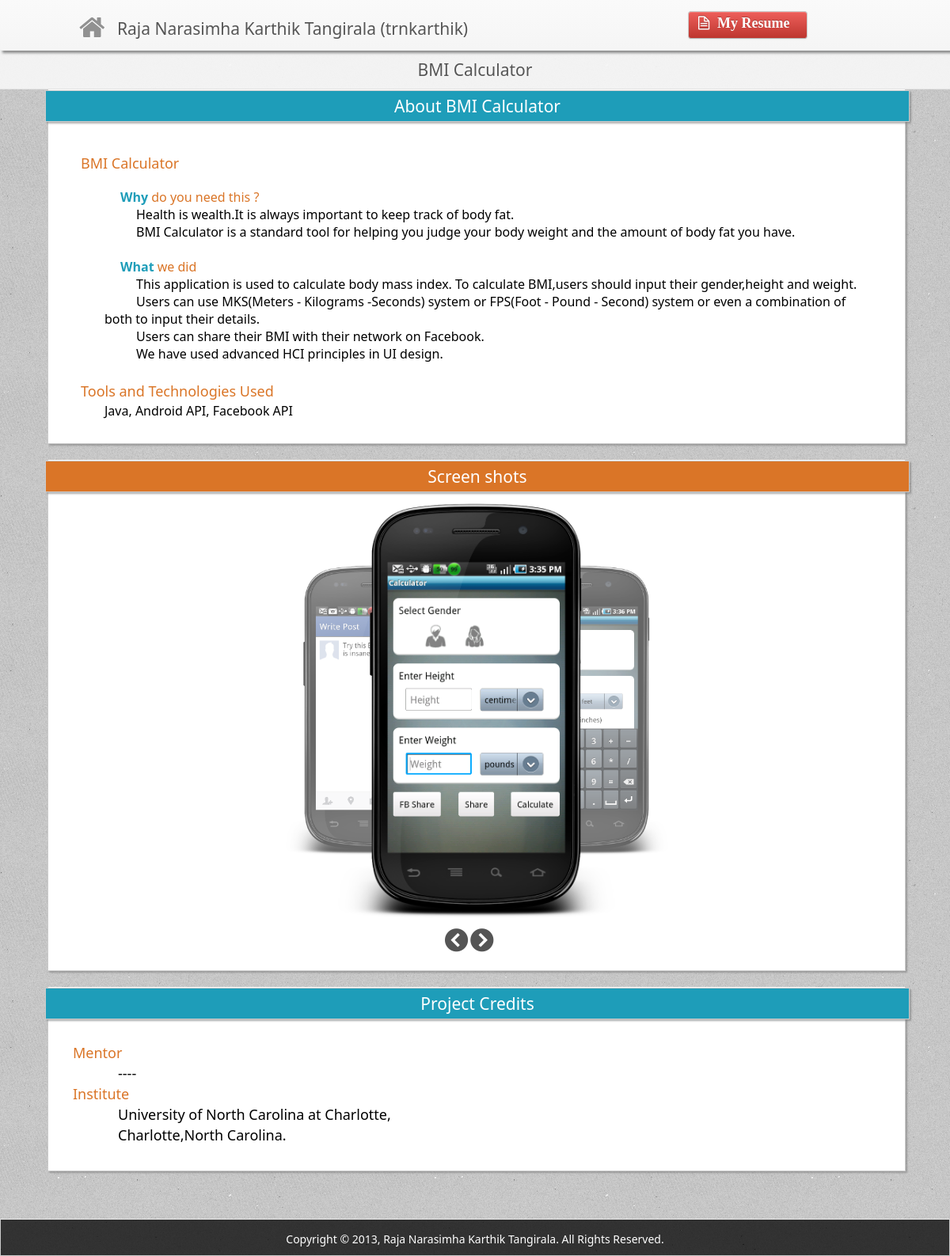
Page /project.php?id=5 on the committed database.
### tables this page shows
CREATE TABLE IF NOT EXISTS `projectdetails` (
  `ProjectID` int(11) NOT NULL AUTO_INCREMENT,
  `ProjectName` varchar(150) NOT NULL,
  `ProjectType` varchar(30) NOT NULL DEFAULT 'web',
  `ProjectRating` decimal(4,2) NOT NULL DEFAULT '5.00',
  `ProjectStartDate` date NOT NULL,
  `ProjectEndDate` date DEFAULT NULL,
  `ProjectTools` varchar(200) DEFAULT NULL,
  `ProjectDesc` text NOT NULL,
  `ProjectMiniDesc` varchar(200) NOT NULL,
  `ProjectCredits` varchar(1000) NOT NULL DEFAULT 'Project Credits',
  `ProjectURL` varchar(150) NOT NULL DEFAULT 'https://github.com/trnkarthik',
  `Visibility` tinyint(1) NOT NULL DEFAULT '1',
  PRIMARY KEY (`ProjectID`)
);

CREATE TABLE IF NOT EXISTS `projectimages` (
  `ProjectID` int(11) NOT NULL DEFAULT '0',
  `ImageID` int(11) NOT NULL AUTO_INCREMENT,
  `Visibility` tinyint(1) NOT NULL DEFAULT '1',
  PRIMARY KEY (`ProjectID`,`ImageID`),
  KEY `ImageID` (`ImageID`)
);

CREATE TABLE IF NOT EXISTS `imagedetails` (
  `ImageID` int(11) NOT NULL AUTO_INCREMENT,
  `ImageURL` varchar(150) NOT NULL DEFAULT 'images/1.png',
  `ImageDesc` varchar(350) NOT NULL,
  PRIMARY KEY (`ImageID`)
);

### project.php (the view, shortened to what this page needs)
<!DOCTYPE HTML PUBLIC "-//W3C//DTD HTML 4.01//EN" "http://www.w3.org/TR/html4/strict.dtd">
<html xmlns="http://www.w3.org/1999/xhtml">
<head>
	<link rel="stylesheet" href="css/my_main_style.css">
	<link rel="stylesheet" type="text/css" href="css/products_support_for_quicksand.css" />
	<link rel="stylesheet" href="font-awesome/css/font-awesome.min.css">
    <?php
        $id = (int)(mysql_real_escape_string($_GET['id']));
            $query = "select projectName,ProjectStartDate,ProjectEndDate,ProjectTools,ProjectDesc,
		      ProjectURL,ProjectType,ProjectCredits
                        from projectDetails where projectID='$id'";
            $result = mysql_query($query);
            if(!$result){
                echo "Please try again";
            }
            else{
                $row = mysql_fetch_array($result);
                $projectName = $row[0];
                $projectTools = $row[3];
                $projectDesc = $row[4];
                $projectCredits = $row[7];
            }
    ?>
</head>
<body>
        <div class="container">
		<?php include("includes/header.php");?>
	</div>
<div id="project_title">
    <a href="#">
    <?php echo $projectName;?>
    </a>
</div>
<div id="project_desc" class="section">
     <div class="section_title">About <?php echo $projectName;?></div>
      <div style="margin: 40px;margin-bottom: 5px;">
	    <span class="project_desc_head">
	    <?php echo $projectName;?>
	    </span><br/>
	      <?php echo $projectDesc;?>
	  <span class="project_desc_head">Tools and Technologies Used</span>
	    <p>
	      <span class="project_desc_body">
		<?php echo $projectTools;?>
	      </span>
	    </p><br/>
      </div>
</div>
<div id="project_media" class="section">
		    <div class="section_title_special">Screen shots</div>
		    <?php include("includes/carousel.php"); ?>
<div id="project_credits" class="section">
     <div class="section_title">Project Credits</div>
	<div style="margin: 30px;">
	    <?php echo $projectCredits;?>
	</div>
</div>
  <?php include("includes/footer.php"); ?>
</body>

### includes/carousel.php (shortened to what this page needs)
<div id="carousel">
			    <?php
			    $image_id_query = "select imageid from projectimages where projectid = $id and visibility=1";
			    $image_id_query_result = mysql_query($image_id_query);
			    if(!$image_id_query_result)
			    {
			         echo "Some error!Please reload the page.";
			    }
			    else{
				 $no_of_images = mysql_numrows($image_id_query_result);
			         if($no_of_images>0){
			         $i = 1;
			              while($image_row = mysql_fetch_array($image_id_query_result)){
				      $image_details_query = "select ImageURL,ImageDesc from ImageDetails where IMageID=$image_row[0]";
				      $image_details_result = mysql_query($image_details_query);
				      $image_details = mysql_fetch_array($image_details_result);
				      $url = $image_details[0];
				      $item_id = "item-".$i;
				      echo "<img src='$url' id='$item_id'/>";
				      $i++;
			              }
			         }
			         else{
			           echo "<center><br /><br /><br /><br /><br /><br /><br /><br /><br /><br /><h3>No Images Found</h3></center>";
			         }
			    }
			    ?>
			</div>
			<div class="carousel-links">
			    <a href="#" id="prev"><i class="icon-chevron-sign-left"></i></a>  <a href="#" id="next"><i class="icon-chevron-sign-right"></i></a>
			</div>
		</div>

### css/my_main_style.css (style rules this page uses)
.section { border: 1px solid #CCC; -webkit-box-shadow: 2px 2px 2px rgba(124, 124, 124, 0.6); -moz-box-shadow: 2px 2px 2px rgba(124, 124, 124, 0.6); box-shadow: 2px 2px 2px rgba(124, 124, 124, 0.6); }
.section_title { width: 101%; position: relative; background: #1E9DB9; color: #FFF; top: 0px; left: -0.5%; font-size: 27px; text-align: center; padding-top: 5px; padding-bottom: 5px; border: 1px solid #CCC; -webkit-box-shadow: 2px 2px 2px rgba(124, 124, 124, 0.6); -moz-box-shadow: 2px 2px 2px rgba(124, 124, 124, 0.6); box-shadow: 2px 2px 2px rgba(124, 124, 124, 0.6); }
.section_title_special { width: 101%; position: relative; background: #DA7527;; color: #FFF; top: 0px; left: -0.5%; font-size: 27px; text-align: center; padding-top: 5px; padding-bottom: 5px; border: 1px solid #CCC; -webkit-box-shadow: 2px 2px 2px rgba(124, 124, 124, 0.6); -moz-box-shadow: 2px 2px 2px rgba(124, 124, 124, 0.6); box-shadow: 2px 2px 2px rgba(124, 124, 124, 0.6); }

### css/products_support_for_quicksand.css (style rules this page uses)
* { margin:0; padding:0; }
body { color:#000; font:14px/1.3 ; min-height: 930px; }
a, a:visited { text-decoration:none; outline:none; font-family: Calibri, Candara, Segoe, "Segoe UI", Optima, Arial, sans-serif; }
a { text-decoration: none; }

### project.php (style rules this page uses)
body { font-family:Arial; font-size:12px; font-family: 'Open Sans Condensed','Arial Narrow', serif; font-weight: 400; background: #DDD url(./images/bg2.png) repeat; }
#carousel { width:100%; border:0px solid #222; height:550px; position:relative; clear:both; overflow:hidden; margin-left: auto; margin-right: auto; }
#carousel img { visibility:hidden; cursor:pointer; }
.carousel-links { position: relative; text-align: center; margin-right: 20px; padding-bottom: 20px; padding-top: 0px; }
.carousel-links i { color: #555; font-weight: bold; font-size: 1.8em; }
#project_title { text-align: center; font-size: 21px; background: rgba(248, 248, 248, 0.9); padding: 10px; font-family: Calibri, Candara, Segoe, "Segoe UI", Optima, Arial, sans-serif; font-weight: 400; text-shadow: rgba(255, 255, 255, 0.85) 0 0 3px; border-bottom: 1px solid rgba(211, 211, 211, 0.49); }
#project_desc { background: #FFF; position: relative; top: 0px; left: 5%; min-height: 100px; width: 90%; border-top: 0px; font-size: 18px; padding: 1px; }
#project_media { background: #FFF; position: relative; top: 20px; left: 5%; min-height: 100px; width: 90%; border-top: 0px; font-size: 18px; padding: 1px; }
#project_credits { background: #FFF; position: relative; top: 40px; left: 5%; min-height: 100px; width: 90%; border-top: 0px; font-size: 18px; padding: 1px; }
a { color: #555; }
body { min-height: 0px; }
.section_title,.section_title_special { font-size: 21px; }
.project_desc_head { text-align: left; color: #DA7527; }
.project_desc_body { margin-left: 30px; font-size: 16px; margin-top: 20px; }
.project_credits_block { text-align: left; }
.project_credits_block_head { text-align: left; color: #DA7527; }
.project_credits_block table { margin-left: 55px; }
.project_desc_sub_head { display: block; text-indent: 20px; color: #DA7527; font-size: 16px; }
.project_desc_sub_body { display: block; text-indent: 40px; font-size: 16px; }
.project_desc_sub_body bit { display: block; text-indent: 40px; font-size: 16px; }
b { color: #1E9DB9; }
body { font-family: Arial; font-size: 12px; font-family: 'Open Sans Condensed','Arial Narrow', serif; font-weight: 400; font-family: Calibri, Candara, Segoe, "Segoe UI", Optima, Arial, sans-serif; }

### rows in the picture
projectdetails: ProjectName "BMI Calculator", ProjectDesc "Why do you need this ? Health is wealth.It is always important to keep track of body fat. BMI Calculator is a standard tool for helping you judge your body weight and the amount of body fat you have. What we did This application is used to calculate body mass index. To calculate BMI,users should input their gender,height and weight. Users can use MKS(Meters - Kilograms -Seconds) system or FPS(Foot - Pound - Second) system or even a combination of both to input their details. Users can share their BMI with their network on Facebook. We have used advanced HCI principles in UI design.", ProjectTools "Java, Android API, Facebook API", ProjectCredits "Mentor ---- Institute University of North Carolina at Charlotte, Charlotte,North Carolina."
projectimages: ImageID.ImageURL (picture)
